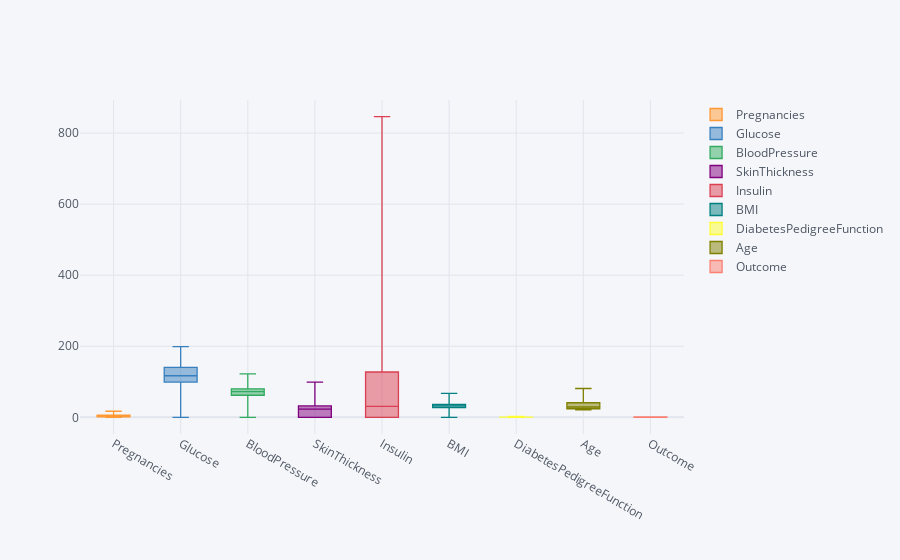

Notebook source saved alongside this figure:
### Markdown cell above
### Box plot

### Code cell
df.iplot(kind = 'box')

### Figure 1 — Plotly figure (JSON) as saved in the notebook; plotly's stock layout.template omitted (floating-point values rounded to 4 significant figures; data arrays with more than 128 entries replaced by an {"elided": "..."} marker saying what was removed)
{"data": [{"boxpoints": false, "line": {"width": 1.3}, "marker": {"color": "rgba(255, 153, 51, 1.0)"}, "name": "Pregnancies", "orientation": "v", "type": "box", "y": {"elided": "768 int values"}}, {"boxpoints": false, "line": {"width": 1.3}, "marker": {"color": "rgba(55, 128, 191, 1.0)"}, "name": "Glucose", "orientation": "v", "type": "box", "y": {"elided": "768 int values"}}, {"boxpoints": false, "line": {"width": 1.3}, "marker": {"color": "rgba(50, 171, 96, 1.0)"}, "name": "BloodPressure", "orientation": "v", "type": "box", "y": {"elided": "768 int values"}}, {"boxpoints": false, "line": {"width": 1.3}, "marker": {"color": "rgba(128, 0, 128, 1.0)"}, "name": "SkinThickness", "orientation": "v", "type": "box", "y": {"elided": "768 int values"}}, {"boxpoints": false, "line": {"width": 1.3}, "marker": {"color": "rgba(219, 64, 82, 1.0)"}, "name": "Insulin", "orientation": "v", "type": "box", "y": {"elided": "768 int values"}}, {"boxpoints": false, "line": {"width": 1.3}, "marker": {"color": "rgba(0, 128, 128, 1.0)"}, "name": "BMI", "orientation": "v", "type": "box", "y": {"elided": "768 float values"}}, {"boxpoints": false, "line": {"width": 1.3}, "marker": {"color": "rgba(255, 255, 51, 1.0)"}, "name": "DiabetesPedigreeFunction", "orientation": "v", "type": "box", "y": {"elided": "768 float values"}}, {"boxpoints": false, "line": {"width": 1.3}, "marker": {"color": "rgba(128, 128, 0, 1.0)"}, "name": "Age", "orientation": "v", "type": "box", "y": {"elided": "768 int values"}}, {"boxpoints": false, "line": {"width": 1.3}, "marker": {"color": "rgba(251, 128, 114, 1.0)"}, "name": "Outcome", "orientation": "v", "type": "box", "y": {"elided": "768 int values"}}], "layout": {"legend": {"bgcolor": "#F5F6F9", "font": {"color": "#4D5663"}}, "paper_bgcolor": "#F5F6F9", "plot_bgcolor": "#F5F6F9", "title": {"font": {"color": "#4D5663"}}, "xaxis": {"gridcolor": "#E1E5ED", "showgrid": true, "tickfont": {"color": "#4D5663"}, "title": {"font": {"color": "#4D5663"}, "text": ""}, "zerolinecolor": "#E1E5ED"}, "yaxis": {"gridcolor": "#E1E5ED", "showgrid": true, "tickfont": {"color": "#4D5663"}, "title": {"font": {"color": "#4D5663"}, "text": ""}, "zerolinecolor": "#E1E5ED"}}}
